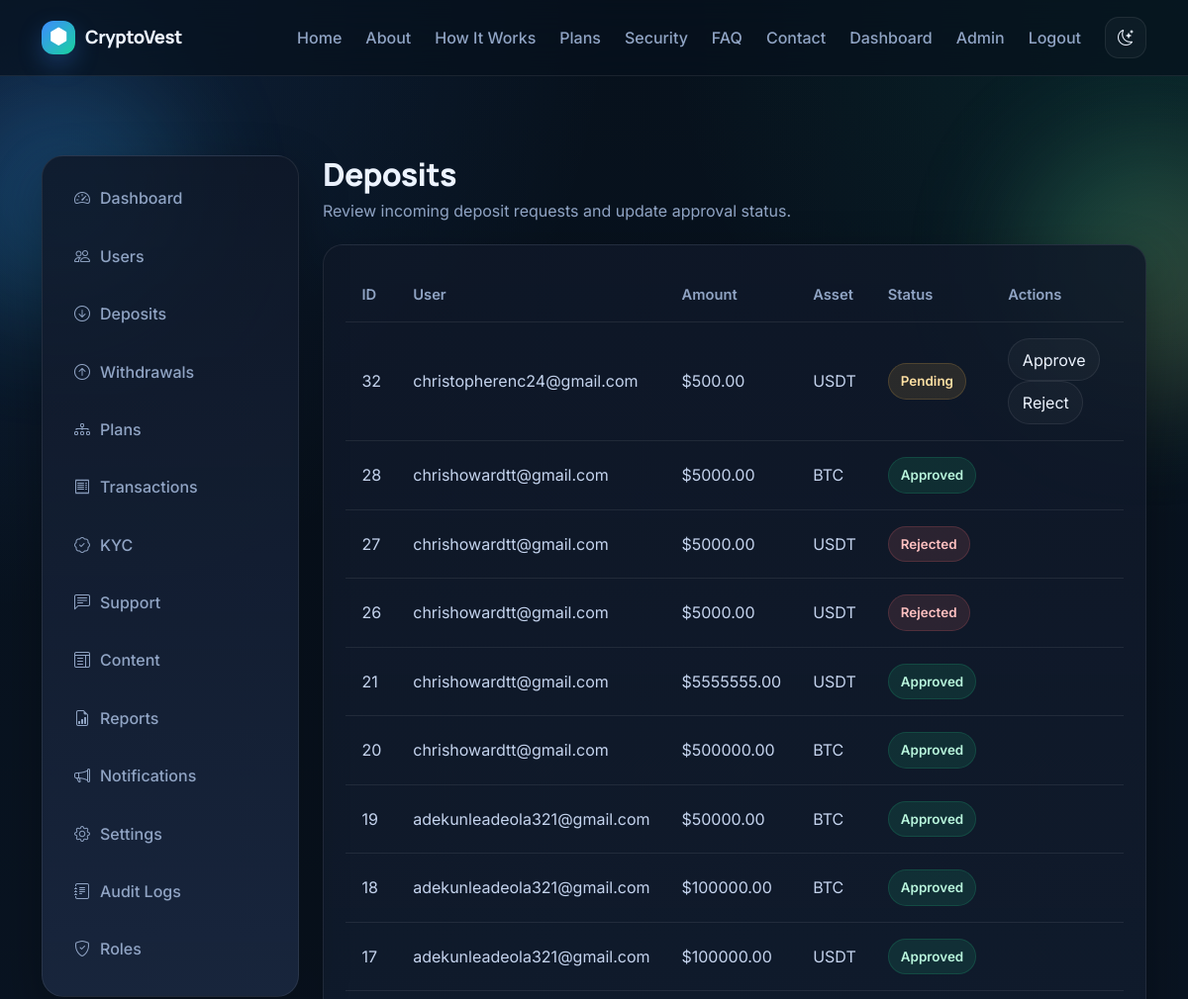
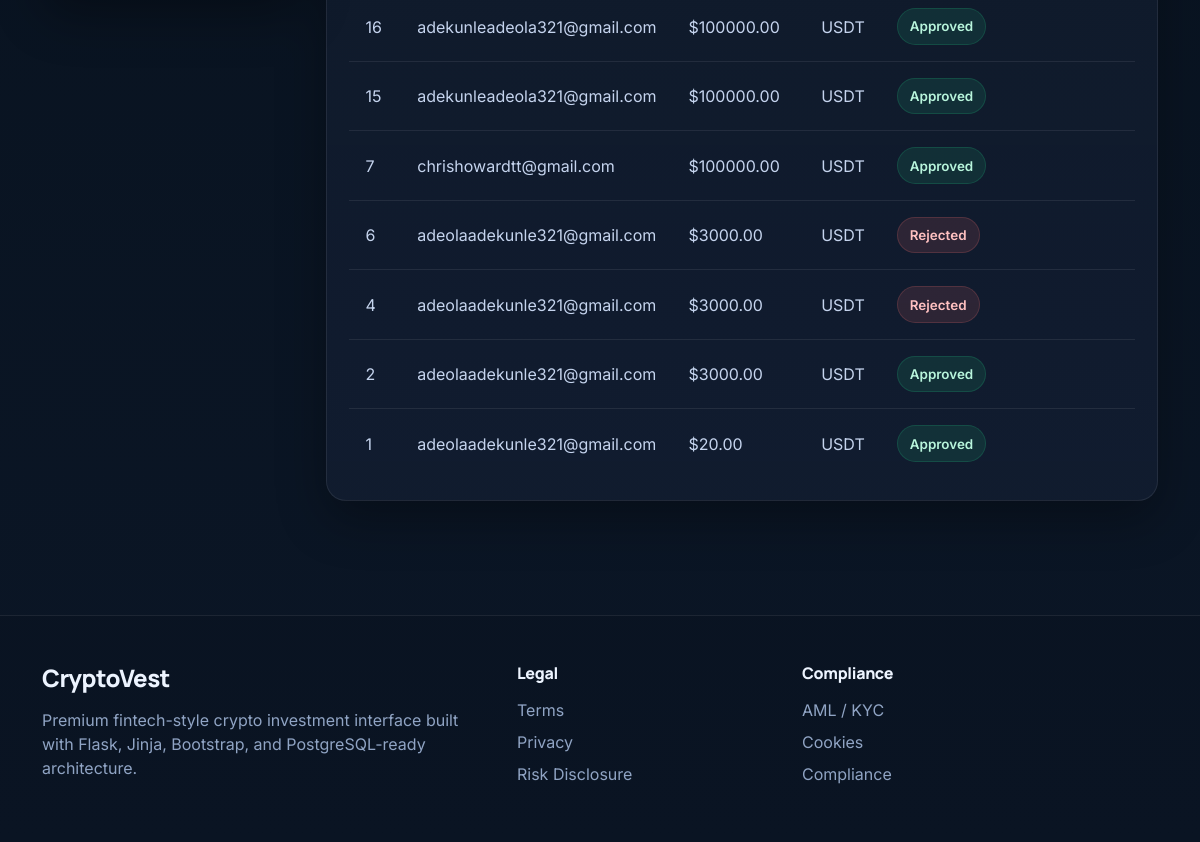
/admin/deposits (signed in), run on the app's committed database (2 pictures, top to bottom).
### app/models.py (models this page shows, shortened)
class Transaction(db.Model):
    id = db.Column(db.Integer, primary_key=True)
    user_id = db.Column(db.Integer, db.ForeignKey("user.id"), nullable=False)
    tx_type = db.Column(db.String(30), nullable=False)  # deposit, withdrawal, investment
    asset = db.Column(db.String(20), default="USDT")
    amount = db.Column(db.Float, nullable=False)
    network = db.Column(db.String(50), nullable=True)
    wallet_address = db.Column(db.String(255), nullable=True)
    status = db.Column(db.String(30), default="pending")
    reference = db.Column(db.String(120), nullable=True)
    notes = db.Column(db.Text, nullable=True)
    created_at = db.Column(db.DateTime, default=datetime.utcnow)

class User(UserMixin, db.Model):
    id = db.Column(db.Integer, primary_key=True)
    name = db.Column(db.String(120), nullable=False)
    email = db.Column(db.String(120), unique=True, nullable=False, index=True)
    password_hash = db.Column(db.String(255), nullable=False)
    email_verified = db.Column(db.Boolean, default=False)
    email_verified_at = db.Column(db.DateTime, nullable=True)
    is_admin = db.Column(db.Boolean, default=False)
    is_active_account = db.Column(db.Boolean, default=True)
    two_factor_enabled = db.Column(db.Boolean, default=False)
    usd_balance = db.Column(db.Float, default=0.0)
    created_at = db.Column(db.DateTime, default=datetime.utcnow)
    transactions = db.relationship("Transaction", backref="user", lazy=True, cascade="all, delete-orphan")
    investments = db.relationship("Investment", backref="user", lazy=True, cascade="all, delete-orphan")
    tickets = db.relationship("SupportTicket", backref="user", lazy=True, cascade="all, delete-orphan")
    referral_code = db.Column(db.String(20), unique=True, nullable=True, index=True)
    referred_by_id = db.Column(db.Integer, db.ForeignKey("user.id"), nullable=True)
    referral_qualified = db.Column(db.Boolean, default=False)
    first_qualified_deposit_at = db.Column(db.DateTime, nullable=True)
    investment_credit_balance = db.Column(db.Float, default=0.0)
    referral_reward_milestones_paid = db.Column(db.Integer, default=0)
    referred_by = db.relationship(
        "User",
        remote_side=[id],
        backref=db.backref("referred_users", lazy=True)
    )

### app/admin/routes.py (the view)
@admin_bp.route("/deposits")
@login_required
@admin_required
def deposits():
    deposits = Transaction.query.filter_by(tx_type="deposit").order_by(Transaction.created_at.desc()).all()
    return render_template("admin/deposits.html", deposits=deposits)

### app/models.py (called while the page is built)
@login_manager.user_loader
def load_user(user_id):
    return db.session.get(User, int(user_id))

### app/templates/admin/deposits.html (shortened to what this page needs)
{% extends 'base.html' %}
{% block content %}
<section class="page-section">
    <div class="container dashboard-layout">
        {% include 'includes/admin_sidebar.html' %}
        <div class="page-shell">
            <div class="page-header">
                <h1>Deposits</h1>
                <p class="text-muted-premium mb-0">Review incoming deposit requests and update approval status.</p>
            </div>
            <div class="table-panel">
                <table class="table-premium">
                    <tr>
                        <th>ID</th>
                        <th>User</th>
                        <th>Amount</th>
                        <th>Asset</th>
                        <th>Status</th>
                        <th>Actions</th>
                    </tr>
                    {% for tx in deposits %}
                    <tr>
                        <td>{{ tx.id }}</td>
                        <td>{{ tx.user.email }}</td>
                        <td>${{ '%.2f'|format(tx.amount) }}</td>
                        <td>{{ tx.asset }}</td>
                        <td><span class="status-badge status-{{ tx.status }}">{{ tx.status|title }}</span></td>
                        <td>
                            {% if tx.status == 'pending' %}
                                <a class="pill-link me-2" href="{{ url_for('admin.approve_transaction', tx_id=tx.id) }}">Approve</a>
                                <a class="pill-link" href="{{ url_for('admin.reject_transaction', tx_id=tx.id) }}">Reject</a>
                            {% endif %}
                        </td>
                    </tr>
                    {% else %}
                    <tr><td colspan="6" class="empty-state">No deposits found.</td></tr>
                    {% endfor %}
                </table>
            </div>
        </div>
    </div>
</section>
{% endblock %}

### app/static/css/style.css (style rules this page uses)
:root { --bg: #07111c; --bg-2: #0b1626; --surface: rgba(15, 24, 40, 0.86); --surface-2: rgba(18, 29, 48, 0.92); --surface-3: rgba(25, 38, 62, 0.95); --text: #edf4ff; --text-soft: #c5d4ee; --muted: #90a4c4; --border: rgba(255, 255, 255, 0.08); --shadow: 0 18px 50px rgba(0, 0, 0, 0.32); --blue: #3d8bff; --cyan: #29d3ff; --emerald: #18d39e; --gold: #f3c969; --danger: #ff7272; --success: #22c983; --warning: #f3b54a; --info: #57a6ff; --radius-xl: 26px; --radius-lg: 20px; --radius-md: 16px; --radius-sm: 12px; }
* { box-sizing: border-box; }
html { scroll-behavior: smooth; }
body { font-family: "Inter", "DM Sans", "Sora", sans-serif; background: radial-gradient(circle at top left, rgba(61,139,255,0.14), transparent 28%), radial-gradient(circle at top right, rgba(24,211,158,0.10), transparent 24%), linear-gradient(180deg, var(--bg), var(--bg-2)); color: var(--text); min-height: 100vh; position: relative; overflow-x: hidden; }
h1, h2, h3, h4, h5, h6, .brand { font-family: "Manrope", "Inter", sans-serif; letter-spacing: -0.02em; }
a { text-decoration: none; }
.page-section { padding: 64px 0; }
.card-premium, .glass-panel, .metric-card, .table-panel, .auth-card, .content-card { border: 1px solid var(--border); border-radius: var(--radius-lg); background: linear-gradient(180deg, var(--surface), var(--surface-2)); box-shadow: var(--shadow); }
.card-premium, .metric-card, .table-panel, .auth-card, .content-card { padding: 1.4rem; }
.section-subtitle, .text-muted-premium { color: var(--muted) !important; }
.table-premium { width: 100%; border-collapse: collapse; }
.table-premium th, .table-premium td { padding: 1rem; border-bottom: 1px solid var(--border); vertical-align: middle; }
.table-premium th { color: var(--muted); font-weight: 600; font-size: .92rem; }
.table-premium td { color: var(--text-soft); }
.table-premium tr:last-child td { border-bottom: none; }
.status-badge { display: inline-flex; align-items: center; gap: 6px; padding: .45rem .75rem; border-radius: 999px; font-size: .84rem; font-weight: 600; }
.status-approved, .status-completed, .status-active, .status-answered, .status-success { color: #b8f5dc; background: rgba(34,201,131,0.12); border: 1px solid rgba(34,201,131,0.18); }
.status-pending, .status-warning { color: #ffe0a3; background: rgba(243,181,74,0.12); border: 1px solid rgba(243,181,74,0.18); }
.status-rejected, .status-danger, .status-suspended { color: #ffc1c1; background: rgba(255,114,114,0.12); border: 1px solid rgba(255,114,114,0.18); }
.dashboard-layout { display: grid; grid-template-columns: 260px 1fr; gap: 1.5rem; align-items: start; }
.page-shell { min-width: 0; }
.page-header { margin-bottom: 1.4rem; }
.page-header h1 { font-size: 2rem; font-weight: 800; margin-bottom: .35rem; }
.pill-link { display: inline-flex; align-items: center; gap: 8px; color: var(--text); border: 1px solid var(--border); border-radius: 999px; padding: .55rem .85rem; background: rgba(255,255,255,0.03); }

### data on the page
Transaction: id "32", user.email "christopherenc24@gmail.com", amount "500.00", asset "USDT", status "Pending"
Transaction: id "28", user.email "chrishowardtt@gmail.com", amount "5000.00", asset "BTC", status "Approved"
Transaction: id "27", user.email "chrishowardtt@gmail.com", amount "5000.00", asset "USDT", status "Rejected"
Transaction: id "26", user.email "chrishowardtt@gmail.com", amount "5000.00", asset "USDT", status "Rejected"
Transaction: id "21", user.email "chrishowardtt@gmail.com", amount "5555555.00", asset "USDT", status "Approved"
Transaction: id "20", user.email "chrishowardtt@gmail.com", amount "500000.00", asset "BTC", status "Approved"
Transaction: id "19", user.email "adekunleadeola321@gmail.com", amount "50000.00", asset "BTC", status "Approved"
Transaction: id "18", user.email "adekunleadeola321@gmail.com", amount "100000.00", asset "BTC", status "Approved"
Transaction: id "17", user.email "adekunleadeola321@gmail.com", amount "100000.00", asset "USDT", status "Approved"
Transaction: id "16", user.email "adekunleadeola321@gmail.com", amount "100000.00", asset "USDT", status "Approved"
Transaction: id "15", user.email "adekunleadeola321@gmail.com", amount "100000.00", asset "USDT", status "Approved"
Transaction: id "7", user.email "chrishowardtt@gmail.com", amount "100000.00", asset "USDT", status "Approved"
Transaction: id "6", user.email "adeolaadekunle321@gmail.com", amount "3000.00", asset "USDT", status "Rejected"
Transaction: id "4", user.email "adeolaadekunle321@gmail.com", amount "3000.00", asset "USDT", status "Rejected"
Transaction: id "2", user.email "adeolaadekunle321@gmail.com", amount "3000.00", asset "USDT", status "Approved"
Transaction: id "1", user.email "adeolaadekunle321@gmail.com", amount "20.00", asset "USDT", status "Approved"
